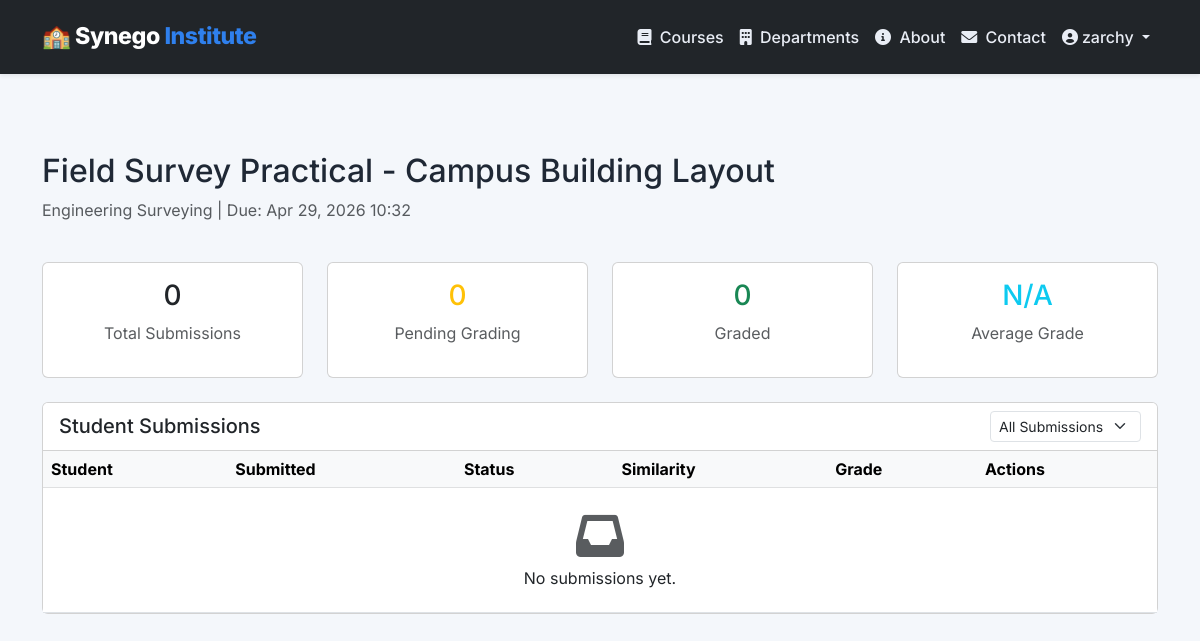
Page /instructor/assignment/1/submissions/ (signed in) on the committed database.
### lms/models.py (models this page shows, shortened)
class User(AbstractUser):
    ROLE_CHOICES = (
        ('admin', 'Administrator'),
        ('instructor', 'Instructor'),
        ('learner', 'Learner'),
        ('dept_head', 'Department Head'),
        ('approver', 'Approver'),
    )
    GENDER_CHOICES = (
        ('M', 'Male'),
        ('F', 'Female'),
        ('O', 'Other'),
    )
    role = models.CharField(max_length=20, choices=ROLE_CHOICES, default='learner')
    department = models.ForeignKey(
        'Department', null=True, blank=True, on_delete=models.SET_NULL,
        related_name='members'
    )
    phone_number = models.CharField(max_length=20, blank=True)
    address = models.TextField(blank=True)
    gender = models.CharField(max_length=1, choices=GENDER_CHOICES, blank=True)
    date_of_birth = models.DateField(null=True, blank=True)
    profile_picture = models.ImageField(upload_to='profile_pics/', null=True, blank=True)
    is_approved = models.BooleanField(default=False)
    approval_token = models.UUIDField(unique=True, null=True, blank=True)
    approval_token_created_at = models.DateTimeField(null=True, blank=True)
    temp_password = models.CharField(max_length=128, blank=True)
    temp_password_created_at = models.DateTimeField(null=True, blank=True)
    google_access_token = models.TextField(blank=True)
    google_refresh_token = models.TextField(blank=True)
    google_token_expiry = models.DateTimeField(null=True, blank=True)
    last_active = models.DateTimeField(auto_now=True)
    login_count = models.PositiveIntegerField(default=0)
    failed_login_attempts = models.PositiveIntegerField(default=0)
    account_locked_until = models.DateTimeField(null=True, blank=True)
    email_verified = models.BooleanField(default=False)
    email_verification_token = models.UUIDField(unique=True, null=True, blank=True)
    receive_notifications = models.BooleanField(default=True)
    language = models.CharField(max_length=10, default='en')
    class Meta:
        indexes = [
            models.Index(fields=['email']),
            models.Index(fields=['role', 'is_approved']),
            models.Index(fields=['username']),
            models.Index(fields=['last_active']),
        ]

class Assignment(models.Model):
    ASSIGNMENT_TYPE_CHOICES = (
        ('individual', 'Individual'),
        ('group', 'Group'),
    )
    course = models.ForeignKey(Course, on_delete=models.CASCADE, related_name='assignments')
    chapter = models.ForeignKey(Chapter, null=True, blank=True, on_delete=models.SET_NULL, related_name='assignments')
    title = models.CharField(max_length=200)
    description = models.TextField()
    assignment_type = models.CharField(max_length=20, choices=ASSIGNMENT_TYPE_CHOICES, default='individual')
    due_date = models.DateTimeField()
    soft_deadline = models.DateTimeField(null=True, blank=True, help_text="Late submission allowed until this date")
    late_penalty_percent = models.PositiveIntegerField(default=10, help_text="Penalty per day after due date")
    total_points = models.PositiveIntegerField(default=100)
    rubric = models.JSONField(default=dict, help_text="""Example: {
        'criteria': [
            {'name':'Quality','max_score':50,'description':'...'},
            {'name':'Completeness','max_score':30,'description':'...'},
            {'name':'Citations','max_score':20,'description':'...'}
        ]
    }""")
    google_classroom_id = models.CharField(max_length=100, blank=True)
    turnitin_lti_id = models.CharField(max_length=100, blank=True)
    enable_plagiarism_check = models.BooleanField(default=False)
    turnitin_settings = models.JSONField(default=dict, blank=True, help_text="e.g., exclude quotes, bibliography")
    allow_late_submissions = models.BooleanField(default=True)
    max_file_size_mb = models.PositiveIntegerField(default=50)
    allowed_file_types = models.CharField(max_length=200, default='.pdf,.doc,.docx,.txt', help_text="Comma-separated file extensions")
    created_at = models.DateTimeField(auto_now_add=True)
    updated_at = models.DateTimeField(auto_now=True)
    class Meta:
        ordering = ['due_date']
        indexes = [
            models.Index(fields=['course', 'due_date']),
            models.Index(fields=['assignment_type']),
        ]

class Course(models.Model):
    DIFFICULTY_CHOICES = (
        ('beginner', 'Beginner'),
        ('intermediate', 'Intermediate'),
        ('advanced', 'Advanced'),
    )
    STATUS_CHOICES = (
        ('draft', 'Draft'),
        ('published', 'Published'),
        ('archived', 'Archived'),
    )
    department = models.ForeignKey(Department, on_delete=models.CASCADE, related_name='courses')
    title = models.CharField(max_length=200)
    slug = models.SlugField(unique=True, blank=True)
    code = models.CharField(max_length=20, unique=True, help_text="Course code (e.g., BLCK-101)")
    description = models.TextField()
    learning_objectives = models.TextField(help_text="What students will learn")
    prerequisites = models.TextField(blank=True, help_text="Required prior knowledge")
    duration = models.CharField(max_length=50, help_text="e.g., '3 months', '6 weeks'")
    estimated_hours = models.PositiveIntegerField(default=40, help_text="Total estimated study hours")
    difficulty = models.CharField(max_length=20, choices=DIFFICULTY_CHOICES, default='beginner')
    price = models.DecimalField(max_digits=10, decimal_places=2, default=0.00)
    currency = models.CharField(max_length=3, default='USD')
    assignment_weight = models.PositiveIntegerField(default=70, validators=[MinValueValidator(0), MaxValueValidator(100)])
    project_weight = models.PositiveIntegerField(default=30, validators=[MinValueValidator(0), MaxValueValidator(100)])
    require_quiz_pass = models.BooleanField(default=True)
    quiz_pass_score = models.PositiveIntegerField(default=70, validators=[MinValueValidator(0), MaxValueValidator(100)])
    thumbnail = models.ImageField(upload_to='course_thumbnails/', null=True, blank=True)
    promo_video_url = models.URLField(blank=True)
    google_classroom_id = models.CharField(max_length=100, blank=True, unique=True, null=True)
    certificate_template = models.FileField(
        upload_to='cert_templates/',
        null=True, blank=True,
        validators=[FileExtensionValidator(['pdf'])]
    )
    status = models.CharField(max_length=20, choices=STATUS_CHOICES, default='draft')
    is_active = models.BooleanField(default=True)
    created_at = models.DateTimeField(auto_now_add=True)
    updated_at = models.DateTimeField(auto_now=True)
    published_at = models.DateTimeField(null=True, blank=True)
    class Meta:
        ordering = ['title']
        indexes = [
            models.Index(fields=['department', 'status']),
            models.Index(fields=['slug']),
            models.Index(fields=['code']),
            models.Index(fields=['difficulty']),
        ]

### lms/views.py (the view)
@login_required
def submission_list(request, assignment_id):
    if request.user.role not in ['instructor', 'admin', 'dept_head']:
        return redirect('lms:student_dashboard')
    assignment = get_object_or_404(Assignment, id=assignment_id)
    submissions = assignment.submissions.select_related('student').all()
    context = {
        'assignment': assignment,
        'submissions': submissions,
    }
    return render(request, 'lms/instructor/submission_list.html', context)

### lms/context_processors.py (called while the page is built)
def app_info(request):
    return {
        "APP_NAME": "Synego Training Institute",
    }

### lms/templates/lms/instructor/submission_list.html (shortened to what this page needs)
{% extends "lms/base.html" %}
{% block content %}
<div class="container py-4">
    <div class="row mb-4">
        <div class="col-12">
            <h1 class="h2">{{ assignment.title }}</h1>
            <p class="text-muted">{{ assignment.course.title }} | Due: {{ assignment.due_date|date:"M d, Y H:i" }}</p>
        </div>
    </div>
    <div class="row mb-4">
        <div class="col-md-3">
            <div class="card text-center">
                <div class="card-body">
                    <h3>{{ submissions.count }}</h3>
                    <p class="text-muted">Total Submissions</p>
                </div>
            </div>
        </div>
        <div class="col-md-3">
            <div class="card text-center">
                <div class="card-body">
                    <h3 class="text-warning">{{ submissions|length }}</h3>
                    <p class="text-muted">Pending Grading</p>
                </div>
            </div>
        </div>
        <div class="col-md-3">
            <div class="card text-center">
                <div class="card-body">
                    <h3 class="text-success">{{ graded_count|default:0 }}</h3>
                    <p class="text-muted">Graded</p>
                </div>
            </div>
        </div>
        <div class="col-md-3">
            <div class="card text-center">
                <div class="card-body">
                    <h3 class="text-info">{{ avg_grade|default:"N/A" }}</h3>
                    <p class="text-muted">Average Grade</p>
                </div>
            </div>
        </div>
    </div>
    <div class="card">
        <div class="card-header bg-white">
            <div class="row align-items-center">
                <div class="col">
                    <h5 class="mb-0">Student Submissions</h5>
                </div>
                <div class="col-auto">
                    <select id="statusFilter" class="form-select form-select-sm">
                        <option value="all">All Submissions</option>
                    </select>
                </div>
            </div>
        </div>
        <div class="card-body p-0">
            <div class="table-responsive">
                <table class="table table-hover mb-0">
                    <thead class="table-light">
                        <tr>
                            <th>Student</th>
                            <th>Submitted</th>
                            <th>Status</th>
                            <th>Similarity</th>
                            <th>Grade</th>
                            <th>Actions</th>
                        </tr>
                    </thead>
                    <tbody>
                        {% for sub in submissions %}
                            <tr data-status="{{ sub.status }}">
                                <td>
                                    <strong>{{ sub.student.get_full_name }}</strong><br>
                                    <small class="text-muted">{{ sub.student.email }}</small>
                                </td>
                                <td>
                                    {{ sub.submitted_at|date:"M d, H:i" }}
                                    {% if sub.is_late %}
                                        <span class="badge bg-danger">Late</span>
                                    {% endif %}
                                </td>
                                <td>
                                    {% if sub.status == 'submitted' %}
                                        <span class="badge bg-warning text-dark">Pending</span>
                                    {% elif sub.status == 'graded' %}
                                        <span class="badge bg-success">Graded</span>
                                    {% elif sub.status == 'returned' %}
                                        <span class="badge bg-info">Returned</span>
                                    {% else %}
                                        <span class="badge bg-secondary">{{ sub.status }}</span>
                                    {% endif %}
                                </td>
                                <td>
                                    {% if sub.similarity_score %}
                                        <span class="badge {% if sub.similarity_score < 20 %}bg-success{% elif sub.similarity_score < 50 %}bg-warning{% else %}bg-danger{% endif %}">
                                            {{ sub.similarity_score }}%
                                        </span>
                                    {% else %}
                                        <span class="text-muted">—</span>
                                    {% endif %}
                                </td>
                                <td>
                                    {% if sub.grade %}
                                        <strong>{{ sub.grade }}%</strong>
                                    {% else %}
                                        <span class="text-muted">—</span>
                                    {% endif %}
                                </td>
                                <td>
                                    <a href="{% url 'lms:grade_submission' sub.id %}" class="btn btn-sm btn-primary">
                                        <i class="fas fa-edit"></i> Grade
                                    </a>
                                </td>
                            </tr>
                        {% empty %}
                            <tr>
                                <td colspan="6" class="text-center py-4">
                                    <i class="fas fa-inbox fa-3x text-muted mb-2"></i>
                                    <p class="mb-0">No submissions yet.</p>
                                </td>
                            </tr>
                        {% endfor %}
                    </tbody>
                </table>
            </div>
        </div>
    </div>
</div>
{% endblock %}

### lms/templates/lms/base.html (shortened to what this page needs)
﻿<!DOCTYPE html>
<html lang="en">
<head>
    <link href="https://cdn.jsdelivr.net/npm/bootstrap@5.3.0-alpha1/dist/css/bootstrap.min.css" rel="stylesheet">
    <link rel="stylesheet" href="https://cdnjs.cloudflare.com/ajax/libs/font-awesome/6.0.0/css/all.min.css">
</head>
<body>
    <nav class="navbar navbar-expand-lg navbar-dark bg-dark fixed-top shadow-sm">
        <div class="container">
            <a class="navbar-brand" href="{% url 'lms:index' %}">
                🏫 Synego <span>Institute</span>
            </a>
            <div class="collapse navbar-collapse" id="navbarNav">
                <ul class="navbar-nav ms-auto align-items-lg-center">
                    <li class="nav-item">
                        <a class="nav-link" href="{% url 'lms:course_list' %}"><i class="fas fa-book me-1"></i> Courses</a>
                    </li>
                    <li class="nav-item">
                        <a class="nav-link" href="{% url 'lms:department_list' %}"><i class="fas fa-building me-1"></i> Departments</a>
                    </li>
                    <li class="nav-item">
                        <a class="nav-link" href="{% url 'lms:about' %}"><i class="fas fa-info-circle me-1"></i> About</a>
                    </li>
                    <li class="nav-item">
                        <a class="nav-link" href="{% url 'lms:contact' %}"><i class="fas fa-envelope me-1"></i> Contact</a>
                    </li>
                    {% if user.is_authenticated %}
                        <li class="nav-item dropdown">
                            <a class="nav-link dropdown-toggle" href="#" role="button" data-bs-toggle="dropdown">
                                <i class="fas fa-user-circle me-1"></i>{{ user.first_name|default:user.username }}
                            </a>
                        </li>
                    {% endif %}
                </ul>
            </div>
        </div>
    </nav>
    <main>
        {% block content %}{% endblock %}
    </main>
</body>
</html>

### lms/templates/lms/base.html (style rules this page uses)
:root { --primary-color: #1f3a5d; --secondary-color: #2f80ed; --accent-color: #17a2b8; --bg-light: #f4f7fb; --bg-dark: #1d2833; --text-muted: #6c7a91; --surface: #ffffff; --surface-alt: #f9fbff; }
* { box-sizing: border-box; }
body { font-family: 'Inter', sans-serif; background-color: var(--bg-light); color: #1f2835; margin: 0; padding-top: 80px; }
.navbar { padding: 0.9rem 1rem; transition: background-color 0.3s ease; }
.navbar-brand { font-weight: 800; letter-spacing: -0.02em; font-size: 1.45rem; }
.navbar-brand span { color: var(--secondary-color); }
.navbar-nav .nav-link { color: #e9edf5; font-weight: 500; }

### rows in the picture
User: first_name "zarchy"
Assignment: title "Field Survey Practical - Campus Building Layout", course "Engineering Surveying", due_date "Apr 29, 2026 10:32"

### other values in the picture
{{ submissions.count }} "0"
{{ submissions|length }} "0"
{{ graded_count|default:0 }} "0"
{{ avg_grade|default:"N/A" }} "N/A"
